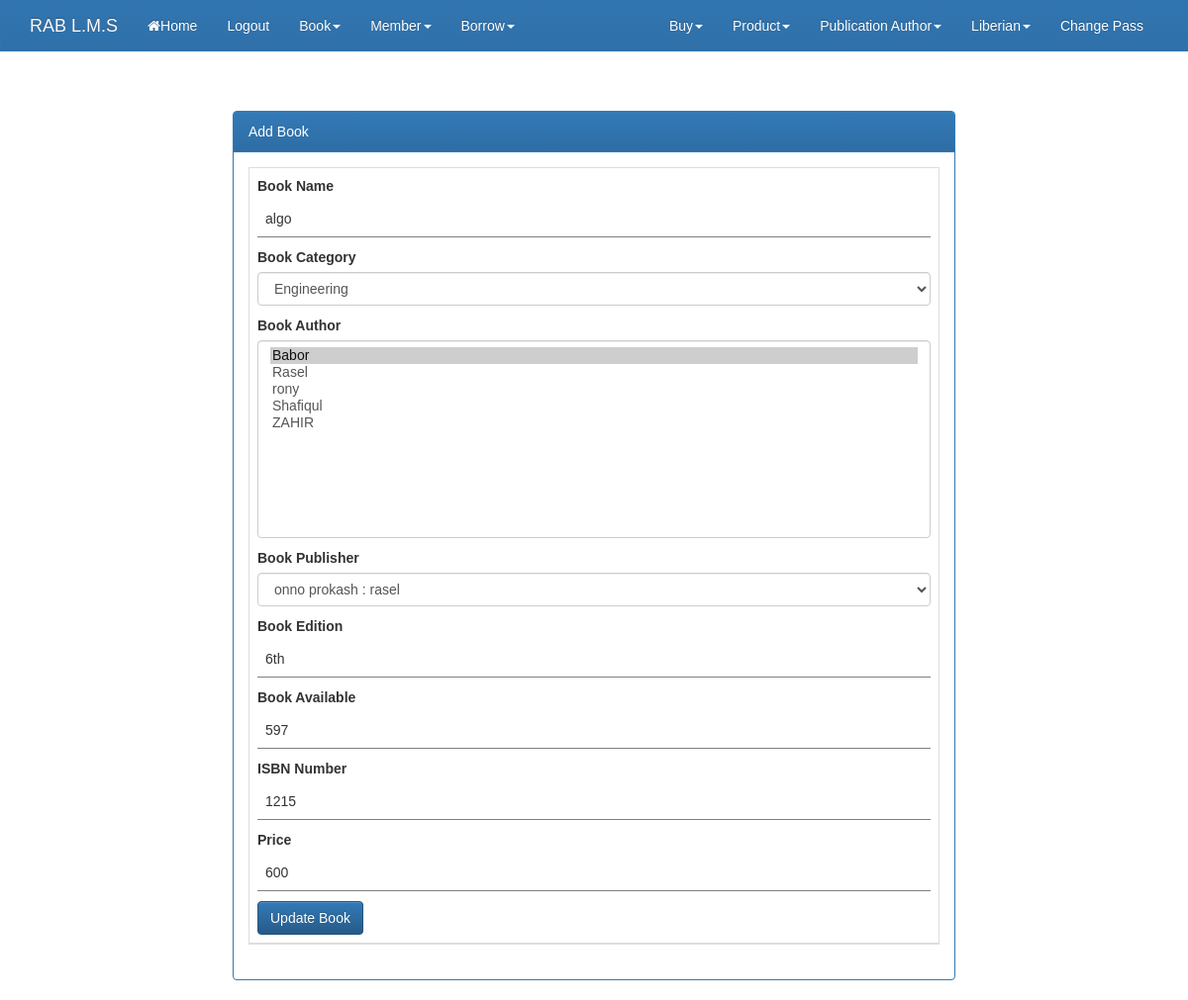
Screenshot of /addbook.php?b_id=3 (signed in) with the database file from the repository.
### tables this page shows
CREATE TABLE IF NOT EXISTS `book` (
  `book_id` int(11) NOT NULL AUTO_INCREMENT,
  `book_name` varchar(250) NOT NULL,
  `category` varchar(50) NOT NULL,
  `book_price` int(11) NOT NULL,
  `book_edition` varchar(50) NOT NULL,
  `ISBN_number` varchar(70) NOT NULL,
  `book_pub` int(11) NOT NULL,
  `available` int(11) NOT NULL,
  PRIMARY KEY (`book_id`)
);

CREATE TABLE IF NOT EXISTS `publisher` (
  `pub_id` int(11) NOT NULL AUTO_INCREMENT,
  `pub_name` varchar(100) NOT NULL,
  `publication` varchar(300) NOT NULL,
  `pub_address` varchar(1000) NOT NULL,
  `pub_phone` varchar(50) NOT NULL,
  PRIMARY KEY (`pub_id`)
);

### addbook.php (the view, shortened to what this page needs)
<?php
	require_once('db.php');
	$bn = "";
	$bc = "";
	$ba = array();
	$bp = "";
	$be = "";
	$bav = "";
	$isb = "";
	$pr = "";
	if(isset($_GET['b_id'])){
		$b_id = $_GET['b_id'];
		$sql_e_b = "select * from book where book_id={$b_id}";
		$rs = $con->query($sql_e_b);
		$book = $rs->fetch_object();
		$sql_auth_u = "SELECT * FROM `author`,book_author where book_author.author_id=author.author_id and book_author.book_id={$b_id}";
		$auth_u = $con->query($sql_auth_u);
		while($au=$auth_u->fetch_object()){
			$ba [] = $au->author_id;
		}
		$bn = $book->book_name;
		$bc = $book->category;
		$bp = $book->book_pub;
		$be = $book->book_edition;
		$bav = $book->available;
		$isb = $book->ISBN_number;
		$pr = $book->book_price;
	}
	$sql_pub = "SELECT * FROM `publisher`";
	$publicatin = $con->query($sql_pub);
	$sql_auth = "SELECT * FROM `author`";
	$auth = $con->query($sql_auth);
?>
<!DOCTYPE html>
<html lang="en">
  <head>
    <link rel="stylesheet" href="css/font-awesome.min.css">
    <link rel="stylesheet" href="css/w3.css">
    <link rel="stylesheet" href="css/bootstrap.min.css">
    <link rel="stylesheet" href="css/bootstrap-theme.min.css">
    <link rel="stylesheet" href="css/style.css">
  </head>
<body>
<?php require_once('navbar.php'); ?>
  <div class="container">
    <div class="col-md-8 col-md-offset-2" style="margin-top:40px">
	<div class="panel panel-primary">
      <div class="panel-heading">Add Book</div>
       <div class="panel-body">
			<table class="table table-bordered">
							<thead>
								<tr>
									<td>
      <form class="w7-container" method="post" action="">
      <p>
      <label>Book Name</label>
      <input class="w3-input" type="text" name="bookName" placeholder="Book Name" value="<?php echo $bn; ?>" ></p>
	<p>
		<label>Book Category</label>
		<select class="form-control" name="bookCategory">
			<option <?php if($bc=="Engineering"){echo "selected"; } ?> >Engineering</option>
		</select>
	</p>
       <p>
	<p>
		<label>Book Author</label>
		<select class="form-control" name="bookAuthor[]" multiple style="height: 200px;">
			<?php while($r=$auth->fetch_object()): ?>
				<option value="<?php echo $r->author_id; ?>" <?php if(in_array($r->author_id, $ba)){echo "selected"; } ?>   ><?php echo $r->author_name; ?></option>
			<?php endwhile; ?>
		</select >
	</p>
	<p><label>Book Publisher</label>
		<select class="form-control" name="bookPublisher" >
			<?php while($r=$publicatin->fetch_object()): ?>
				<option value="<?php echo $r->pub_id; ?>"  <?php if($bp==$r->pub_id){echo "selected"; } ?>  ><?php echo $r->publication." : ".$r->pub_name; ?></option>
			<?php endwhile; ?>
		</select>
	</p>
	  <p>
      <label>Book Edition</label>
      <input class="w3-input" type="text" name="bookEdition" placeholder="Book Edition" value="<?php echo $be; ?>" ></p>
      <p>
      <label>Book Available</label>
	  <input class="w3-input" type="number" name="bookAvailable" placeholder="amount" min="0" value="<?php echo $bav; ?>"></p>
		</p>
		<p>
      <label>ISBN Number</label>
      <input class="w3-input" type="text" name="isbnNumber" placeholder="ISBN Number" value="<?php echo $isb; ?>">
      </p>
      <p>
      <label>Price</label>
      <input class="w3-input" type="number" name="price" min="1" placeholder="Price" value="<?php echo $pr; ?>">
      </p>
	  <?php if(isset($_GET['b_id'])): ?>
		  <button type="submit" class="btn btn-primary" name="update_b">Update Book</button>
		  <?php else: ?>
          <button type="submit" class="btn btn-primary" name="addBook">Submit</button>
		<?php endif; ?>
      </form>
	  </div>
    </div>
    </div>
</div>
</body>
</html>

### css/w3.css (style rules this page uses)
* { -webkit-box-sizing:border-box;-moz-box-sizing:border-box;box-sizing:border-box }
html { -ms-text-size-adjust:100%;-webkit-text-size-adjust:100% }
body { margin:0 }
button,input,optgroup,select,textarea { color:inherit;font:inherit;margin:0 }
button { overflow:visible }
button,select { text-transform:none }
button,html input[type=button],input[type=reset],input[type=submit] { -webkit-appearance:button;cursor:pointer }
html,body { font-family:Verdana,sans-serif;font-size:15px;line-height:1.5 }
table { border-collapse:collapse;border-spacing:0;width:100%;display:table }
table,th,td { border:none }
.w3-input { padding:8px;display:block;border:none;border-bottom:1px solid #808080;width:100% }

### css/style.css (style rules this page uses)
body { font-family: Arial, Helvetica, sans-serif; }
td { font-family: Arial, Helvetica, sans-serif; }
.table { border: 1px solid #dddddd; }

### rows the page displays
book: bookName "algo", bookCategory "Engineering", bookPublisher "onno prokash : rasel", bookEdition "6th", bookAvailable "597", isbnNumber "1215", price "600"

### other values shown
form field value "Babor ☑ / Rasel / rony / Shafiqul / ZAHIR"
